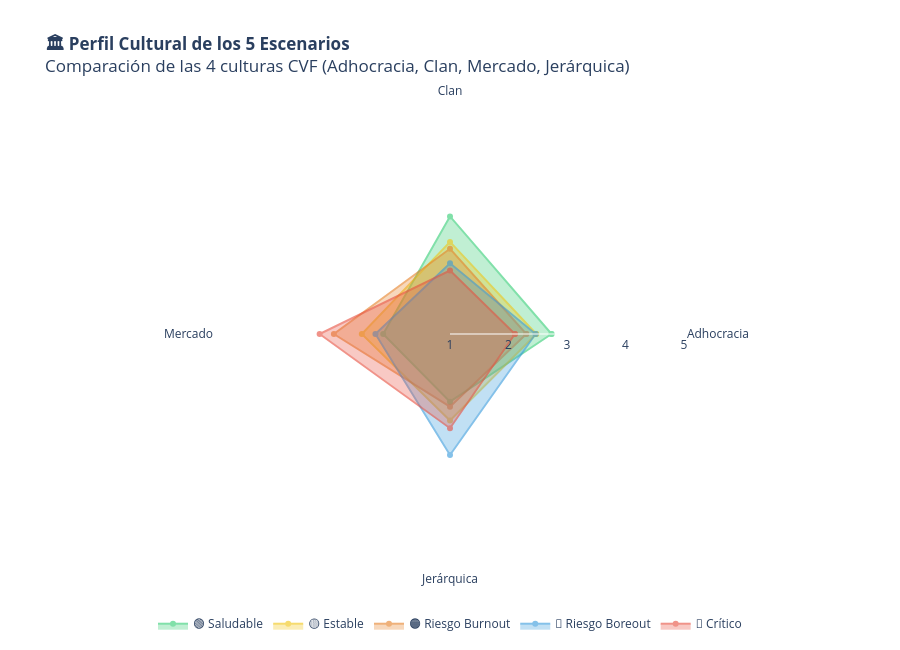

Notebook code for this chart:
### Code cell
# RADAR CHART - CULTURA CVF POR ESCENARIO


# Calcular scores de cultura si no existen
if "cvf_adhocracia" not in df_benchmark.columns:
    df_benchmark["cvf_adhocracia"] = df_benchmark[["q60", "q61"]].mean(axis=1)
    df_benchmark["cvf_clan"] = df_benchmark[["q62", "q63"]].mean(axis=1)
    df_benchmark["cvf_mercado"] = df_benchmark[["q64", "q65"]].mean(axis=1)
    df_benchmark["cvf_jerarquica"] = df_benchmark[["q66", "q67"]].mean(axis=1)

# Calcular medias por escenario
cultura_por_escenario = df_benchmark.groupby("escenario")[
    ["cvf_adhocracia", "cvf_clan", "cvf_mercado", "cvf_jerarquica"]
].mean()

# Crear radar chart
culturas = ["Adhocracia", "Clan", "Mercado", "Jerárquica"]
culturas_cerradas = culturas + [culturas[0]]  # Para cerrar el polígono

fig = go.Figure()

# Colores para cada escenario
colores_escenarios = {
    "saludable": "#2ecc71",
    "estable": "#f1c40f",
    "riesgo_burnout": "#e67e22",
    "riesgo_boreout": "#3498db",
    "critico": "#e74c3c"
}

# Añadir cada escenario como un polígono
for esc in ESCENARIOS:
    valores = [
        cultura_por_escenario.loc[esc, "cvf_adhocracia"],
        cultura_por_escenario.loc[esc, "cvf_clan"],
        cultura_por_escenario.loc[esc, "cvf_mercado"],
        cultura_por_escenario.loc[esc, "cvf_jerarquica"]
    ]
    valores_cerrados = valores + [valores[0]]  # Cerrar el polígono
    
    fig.add_trace(go.Scatterpolar(
        r=valores_cerrados,
        theta=culturas_cerradas,
        fill='toself',
        name=ETIQUETAS_ES[esc],
        line_color=colores_escenarios[esc],
        opacity=0.6,
        line=dict(width=2)
    ))

fig.update_layout(
    polar=dict(
        radialaxis=dict(
            visible=True,
            range=[1, 5],
            tickvals=[1, 2, 3, 4, 5],
            ticktext=["1", "2", "3", "4", "5"]
        ),
        bgcolor="white"
    ),
    title="<b>🏛️ Perfil Cultural de los 5 Escenarios</b><br>" +
          "Comparación de las 4 culturas CVF (Adhocracia, Clan, Mercado, Jerárquica)",
    showlegend=True,
    legend=dict(
        orientation="h",
        yanchor="bottom",
        y=-0.15,
        xanchor="center",
        x=0.5
    ),
    height=650,
    width=900
)

fig.show()

print("""
💡 INTERPRETACIÓN DEL RADAR CHART:

Cada polígono representa el perfil cultural de un escenario:

🟢 SALUDABLE (verde):
   • Predomina CLAN (apoyo familiar, cohesión)
   • Perfil equilibrado con tendencia a Clan

🟡 ESTABLE (amarillo):
   • Perfil equilibrado, ninguna cultura domina claramente
   • Mezcla balanceada de las 4 culturas

🟠 RIESGO BURNOUT (naranja):
   • Predomina MERCADO (presión por resultados)
   • Perfil orientado a competitividad

🔵 RIESGO BOREOUT (azul):
   • Predomina JERÁRQUICA (procesos rígidos)
   • Perfil orientado a burocracia

🔴 CRÍTICO (rojo):
   • Predomina MERCADO (máxima presión)
   • Perfil extremo orientado a resultados

📊 CONCLUSIÓN:
La forma del polígono revela el "ADN cultural" de cada escenario.
Cuanto más alargado esté hacia un eje, más pura es esa cultura.
""")

### Figure 1 — Plotly figure (JSON) as saved in the notebook; plotly's stock layout.template omitted (floating-point values rounded to 4 significant figures)
{"data": [{"fill": "toself", "line": {"color": "#2ecc71", "width": 2}, "name": "🟢 Saludable", "opacity": 0.6, "r": [2.735, 3.01, 2.142, 2.157, 2.735], "theta": ["Adhocracia", "Clan", "Mercado", "Jerárquica", "Adhocracia"], "type": "scatterpolar"}, {"fill": "toself", "line": {"color": "#f1c40f", "width": 2}, "name": "🟡 Estable", "opacity": 0.6, "r": [2.475, 2.574, 2.507, 2.48, 2.475], "theta": ["Adhocracia", "Clan", "Mercado", "Jerárquica", "Adhocracia"], "type": "scatterpolar"}, {"fill": "toself", "line": {"color": "#e67e22", "width": 2}, "name": "🟠 Riesgo Burnout", "opacity": 0.6, "r": [2.304, 2.458, 2.985, 2.242, 2.304], "theta": ["Adhocracia", "Clan", "Mercado", "Jerárquica", "Adhocracia"], "type": "scatterpolar"}, {"fill": "toself", "line": {"color": "#3498db", "width": 2}, "name": "🔵 Riesgo Boreout", "opacity": 0.6, "r": [2.463, 2.209, 2.274, 3.069, 2.463], "theta": ["Adhocracia", "Clan", "Mercado", "Jerárquica", "Adhocracia"], "type": "scatterpolar"}, {"fill": "toself", "line": {"color": "#e74c3c", "width": 2}, "name": "🔴 Crítico", "opacity": 0.6, "r": [2.109, 2.085, 3.229, 2.61, 2.109], "theta": ["Adhocracia", "Clan", "Mercado", "Jerárquica", "Adhocracia"], "type": "scatterpolar"}], "layout": {"height": 650, "legend": {"orientation": "h", "x": 0.5, "xanchor": "center", "y": -0.15, "yanchor": "bottom"}, "polar": {"bgcolor": "white", "radialaxis": {"range": [1, 5], "ticktext": ["1", "2", "3", "4", "5"], "tickvals": [1, 2, 3, 4, 5], "visible": true}}, "showlegend": true, "title": {"text": "<b>🏛️ Perfil Cultural de los 5 Escenarios</b><br>Comparación de las 4 culturas CVF (Adhocracia, Clan, Mercado, Jerárquica)"}, "width": 900}}
